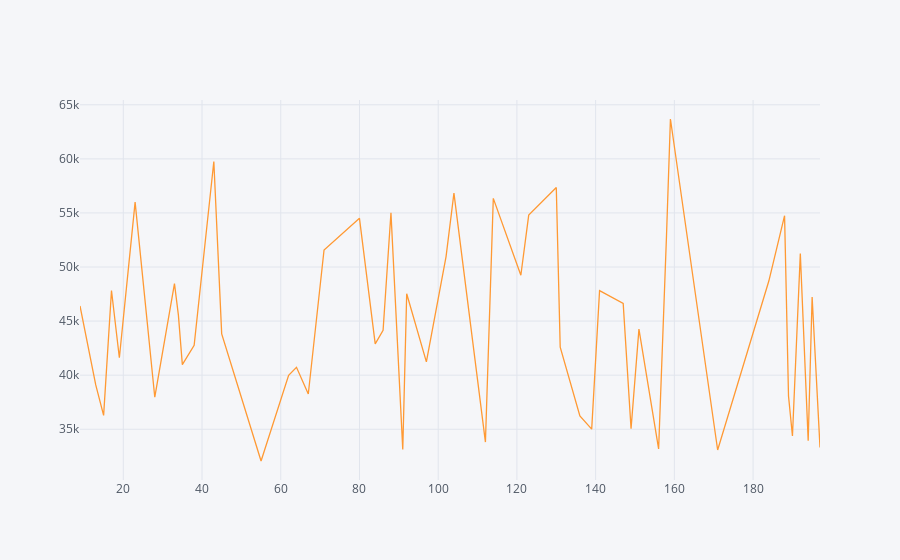
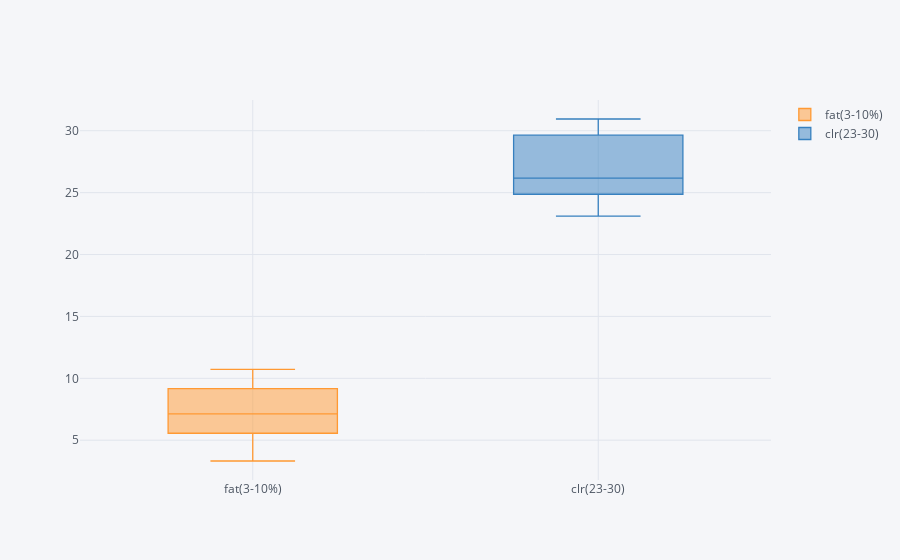
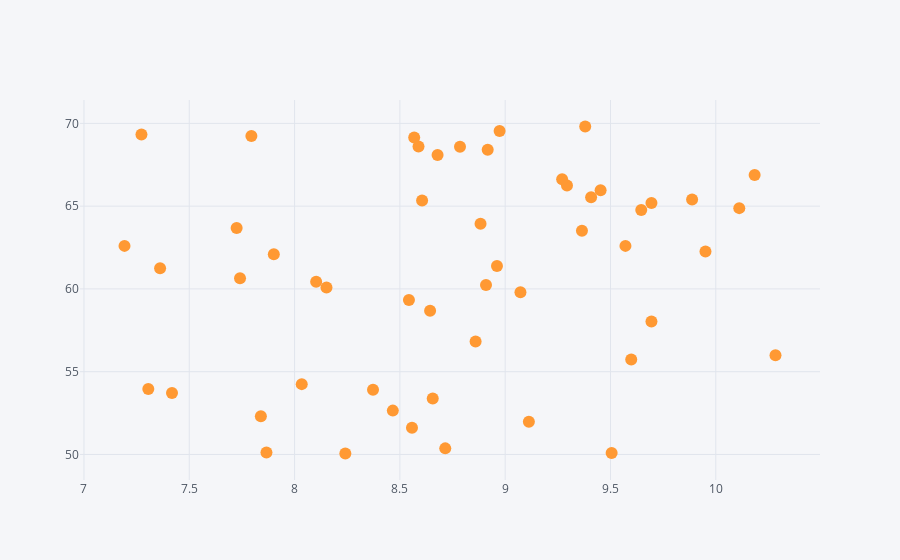

These figures' notebook cell, in order:
### Code cell
visualizeMilk(milk, 1, 1, 2017, 31, 12, 2017)

### Figure 1 — Plotly figure (JSON) as saved in the notebook; plotly's stock layout.template omitted (floating-point values rounded to 4 significant figures)
{"data": [{"line": {"color": "rgba(255, 153, 51, 1.0)", "dash": "solid", "shape": "linear", "width": 1.3}, "mode": "lines", "name": "payment", "text": "", "type": "scatter", "uid": "3be1c424-03ec-4464-be96-206e3d72a6ed", "x": [9, 13, 15, 17, 19, 23, 28, 33, 34, 35, 38, 43, 45, 55, 62, 64, 67, 71, 80, 84, 86, 88, 91, 92, 97, 102, 104, 112, 114, 121, 123, 130, 131, 136, 139, 141, 147, 149, 151, 156, 158, 159, 171, 172, 184, 188, 189, 190, 192, 194, 195, 197], "y": [46400.0, 39090.0, 36280.0, 47830.0, 41610.0, 56000.0, 37960.0, 48470.0, 45550.0, 40970.0, 42760.0, 59760.0, 43820.0, 32060.0, 39990.0, 40720.0, 38259, 51580.0, 54500.0, 42890.0, 44140.0, 55020.0, 33125, 47530.0, 41230.0, 50970.0, 56830.0, 33810.0, 56350.0, 49230.0, 54800.0, 57350.0, 42580.0, 36230.0, 35010.0, 47820.0, 46630.0, 35050.0, 44250.0, 33180.0, 52860.0, 63690.0, 33080.0, 34280.0, 48700.0, 54750.0, 38070.0, 34380.0, 51250.0, 33930.0, 47220.0, 33320.0]}], "layout": {"legend": {"bgcolor": "#F5F6F9", "font": {"color": "#4D5663"}}, "paper_bgcolor": "#F5F6F9", "plot_bgcolor": "#F5F6F9", "title": {"font": {"color": "#4D5663"}}, "xaxis": {"gridcolor": "#E1E5ED", "showgrid": true, "tickfont": {"color": "#4D5663"}, "title": {"font": {"color": "#4D5663"}, "text": ""}, "zerolinecolor": "#E1E5ED"}, "yaxis": {"gridcolor": "#E1E5ED", "showgrid": true, "tickfont": {"color": "#4D5663"}, "title": {"font": {"color": "#4D5663"}, "text": ""}, "zerolinecolor": "#E1E5ED"}}}

### Figure 2 — Plotly figure (JSON) as saved in the notebook; plotly's stock layout.template omitted (floating-point values rounded to 4 significant figures)
{"data": [{"boxpoints": false, "line": {"width": 1.3}, "marker": {"color": "rgba(255, 153, 51, 1.0)"}, "name": "fat(3-10%)", "orientation": "v", "type": "box", "uid": "d2e6ffd9-8f37-41ae-b9a0-9f8a6017da5d", "y": [7.04, 10.31, 7.6, 9.83, 3.74, 10.69, 10.13, 9.04, 6.49, 4.44, 6.18, 6.7, 7.81, 5.47, 5.32, 8.68, 9.15, 5.85, 8.06, 8.87, 9.71, 10.72, 6.28, 4.27, 7.48, 7.42, 3.48, 6.7, 6.63, 9.58, 7.71, 7.9, 7.1, 6.5, 9.99, 9.18, 6.52, 10.18, 5.43, 3.59, 3.32, 9.99, 7.16, 4.07, 3.95, 6.79, 3.44, 9.69, 8.7, 9.93, 5.19, 5.65]}, {"boxpoints": false, "line": {"width": 1.3}, "marker": {"color": "rgba(55, 128, 191, 1.0)"}, "name": "clr(23-30)", "orientation": "v", "type": "box", "uid": "0eff4cf3-9290-46e0-b6b0-937130798d06", "y": [26.14, 24.79, 25.01, 28.02, 29.47, 23.47, 27.89, 25.9, 30.04, 23.14, 27.28, 29.76, 28.81, 25.36, 24.95, 25.23, 29.83, 24.28, 29.93, 30.95, 30.57, 23.74, 29.75, 29.82, 25.97, 25.53, 25.78, 23.14, 30.88, 25.83, 27.1, 23.69, 23.1, 26.63, 27.63, 26.1, 24.99, 30.59, 26.22, 23.95, 24.39, 23.88, 30.65, 25.81, 23.21, 29.98, 29.99, 26.93, 26.93, 29.46, 23.12, 29.53]}], "layout": {"legend": {"bgcolor": "#F5F6F9", "font": {"color": "#4D5663"}}, "paper_bgcolor": "#F5F6F9", "plot_bgcolor": "#F5F6F9", "title": {"font": {"color": "#4D5663"}}, "xaxis": {"gridcolor": "#E1E5ED", "showgrid": true, "tickfont": {"color": "#4D5663"}, "title": {"font": {"color": "#4D5663"}, "text": ""}, "zerolinecolor": "#E1E5ED"}, "yaxis": {"gridcolor": "#E1E5ED", "showgrid": true, "tickfont": {"color": "#4D5663"}, "title": {"font": {"color": "#4D5663"}, "text": ""}, "zerolinecolor": "#E1E5ED"}}}

### Figure 3 — Plotly figure (JSON) as saved in the notebook; plotly's stock layout.template omitted (floating-point values rounded to 4 significant figures)
{"data": [{"line": {"color": "rgba(255, 153, 51, 1.0)", "dash": "solid", "shape": "linear", "width": 1.3}, "marker": {"size": 12, "symbol": "circle"}, "mode": "markers", "name": "rate", "text": "", "type": "scatter", "uid": "802a94fa-bd16-40f8-aa3a-6c1c40d76420", "x": [8.543, 8.859, 8.373, 9.571, 8.715, 8.605, 9.598, 8.883, 9.408, 7.273, 8.656, 9.38, 9.364, 8.034, 7.901, 8.643, 9.887, 7.84, 9.694, 10.11, 10.18, 8.679, 9.293, 8.909, 8.588, 8.466, 7.741, 7.725, 9.646, 8.973, 8.917, 8.103, 7.795, 8.557, 9.505, 8.961, 8.151, 10.28, 8.241, 7.305, 7.361, 8.568, 9.694, 7.866, 7.192, 9.453, 8.785, 9.271, 9.072, 9.951, 7.418, 9.113], "y": [59.33, 56.82, 53.91, 62.6, 50.37, 65.34, 55.74, 63.94, 65.54, 69.33, 53.38, 69.81, 63.51, 54.25, 62.09, 58.68, 65.4, 52.31, 65.19, 64.88, 66.88, 68.09, 66.25, 60.24, 68.6, 52.65, 60.65, 63.68, 64.77, 69.54, 68.41, 60.43, 69.24, 51.61, 50.09, 61.39, 60.09, 55.99, 50.06, 53.95, 61.25, 69.15, 58.03, 50.12, 62.6, 65.96, 68.59, 66.62, 59.8, 62.26, 53.72, 51.98]}], "layout": {"legend": {"bgcolor": "#F5F6F9", "font": {"color": "#4D5663"}}, "paper_bgcolor": "#F5F6F9", "plot_bgcolor": "#F5F6F9", "title": {"font": {"color": "#4D5663"}}, "xaxis": {"gridcolor": "#E1E5ED", "showgrid": true, "tickfont": {"color": "#4D5663"}, "title": {"font": {"color": "#4D5663"}, "text": ""}, "zerolinecolor": "#E1E5ED"}, "yaxis": {"gridcolor": "#E1E5ED", "showgrid": true, "tickfont": {"color": "#4D5663"}, "title": {"font": {"color": "#4D5663"}, "text": ""}, "zerolinecolor": "#E1E5ED"}}}
